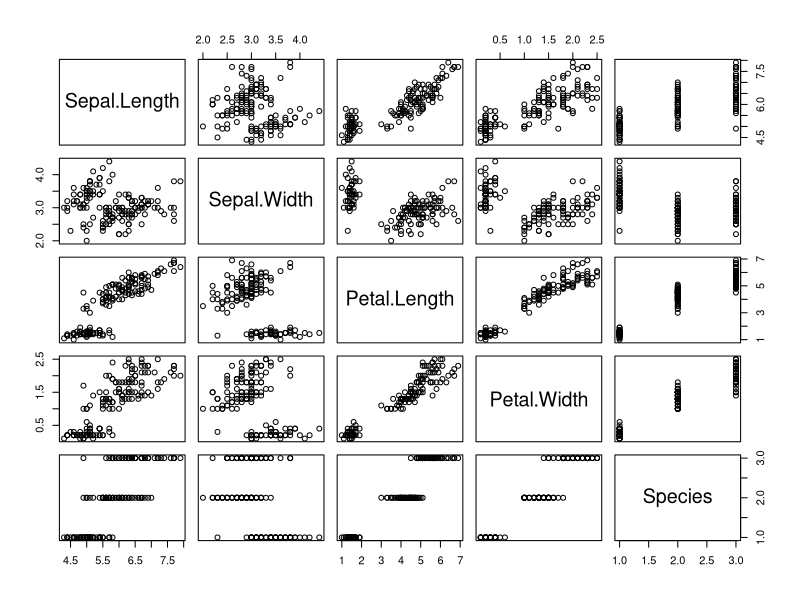
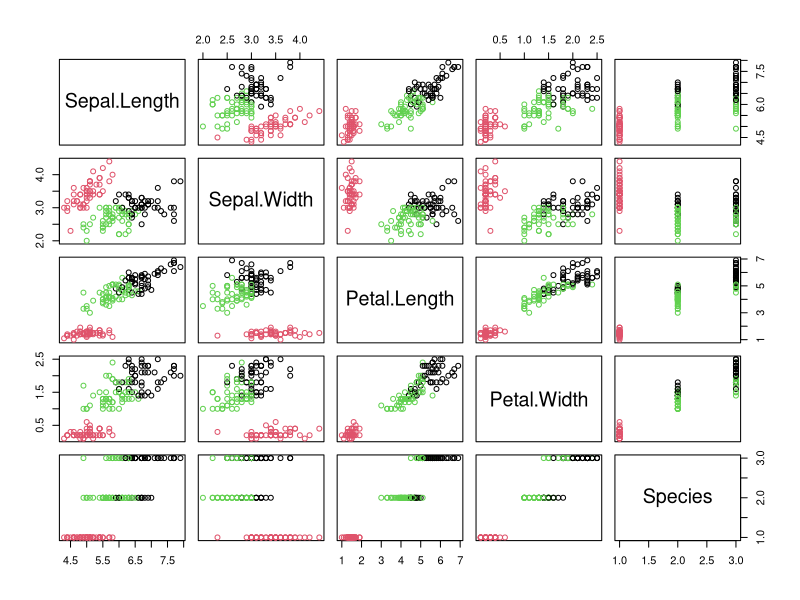
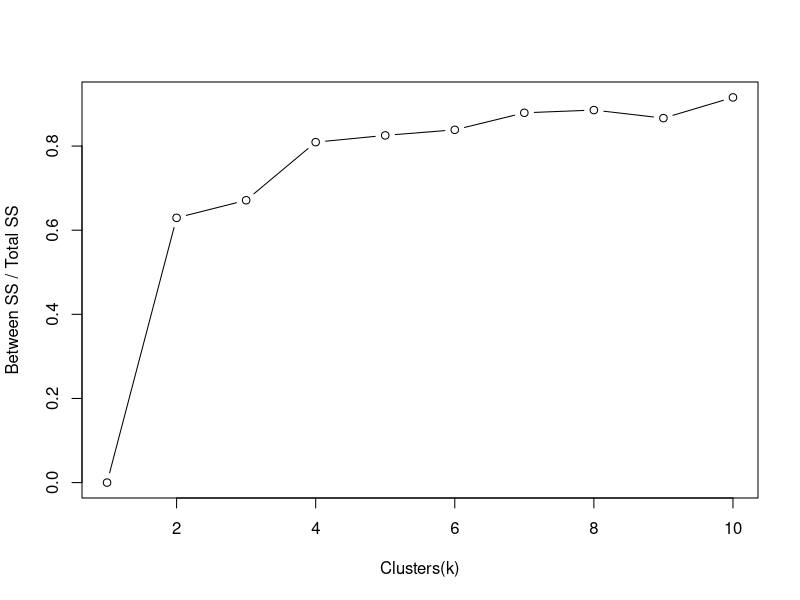
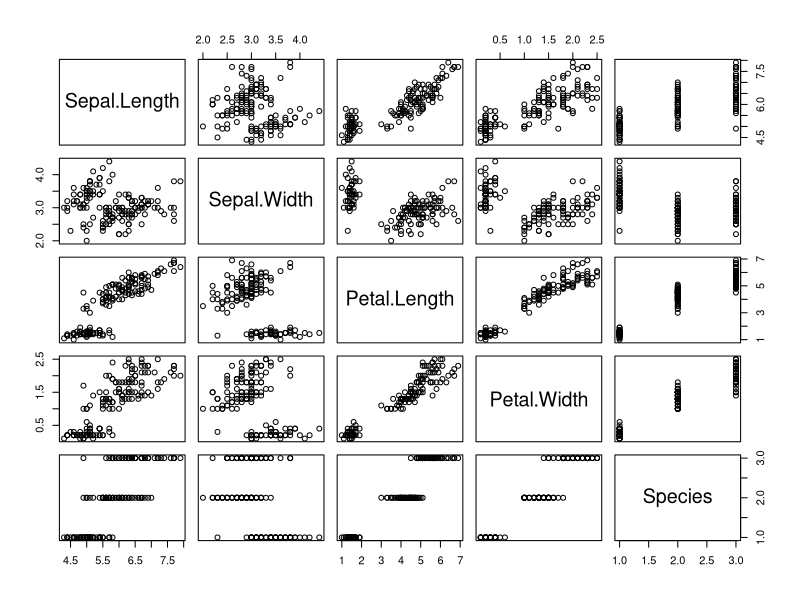
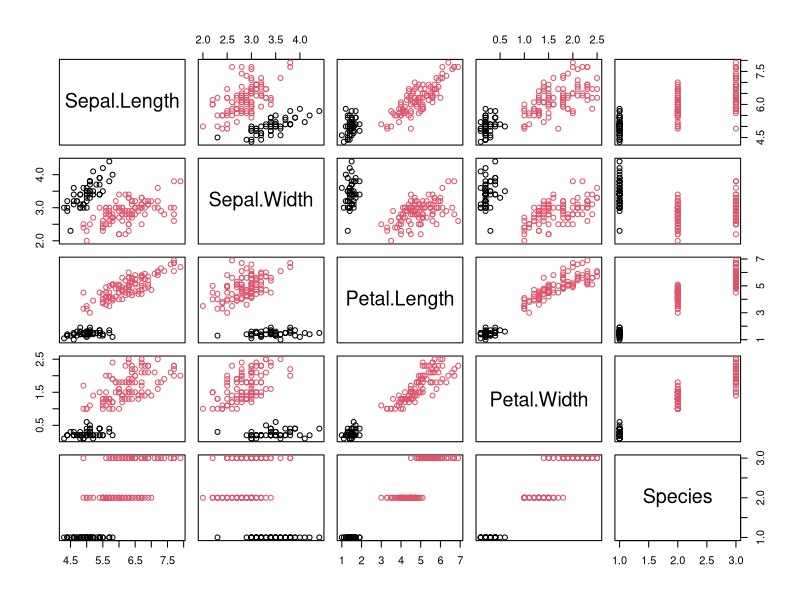
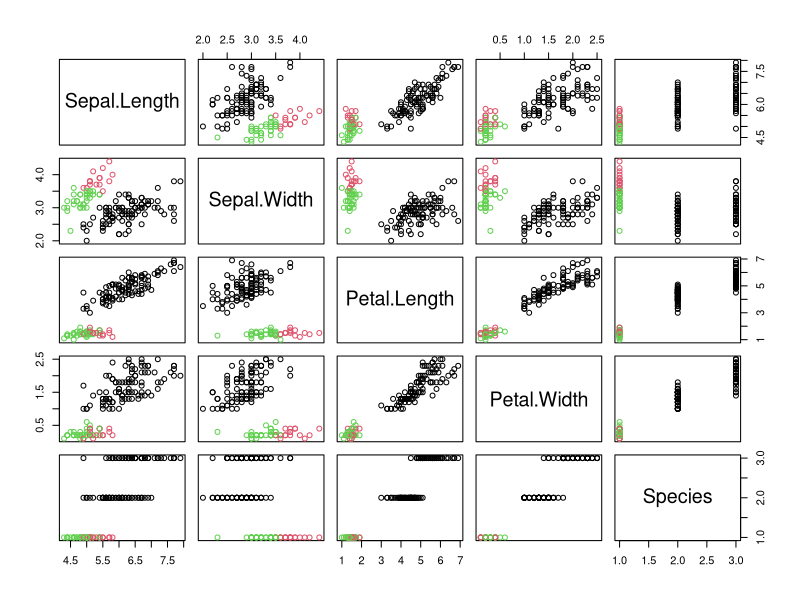
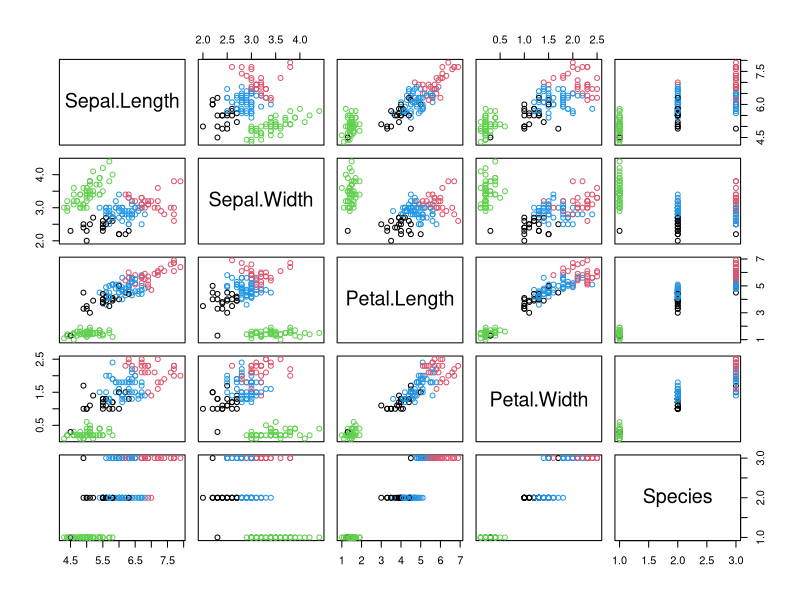
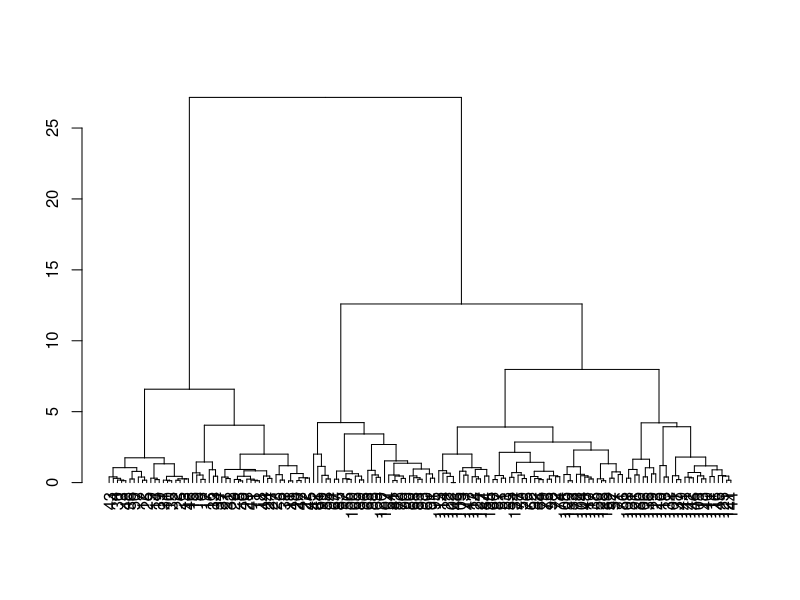

The R source for these figures, in order:
# https://www.youtube.com/watch?v=PX5nSBGB5Tw

data(iris)
plot(iris)

# SCALE DATA
irisScaled <- scale(iris[, -5])

# K-MEANS CLUSTERING
## CLUSTERING
fitK <- kmeans(irisScaled, 3)
fitK
str(fitK)
plot(iris, col = fitK$cluster)

## CHOOSING K
k <- list()
for(i in 1:10){
  k[[i]] <- kmeans(irisScaled, i)
}
k

betweenss_totss <- list()
for(i in 1:10){
  betweenss_totss[[i]] <- k[[i]]$betweenss/k[[i]]$totss
}

plot(c(1:10), betweenss_totss, type = "b",
     ylab = "Between SS / Total SS",
     xlab = "Clusters(k)")

for(i in 1:4){
  plot(iris, col = k[[i]]$cluster)
}


# HIERARCHICAL CLUSTERING
d <- dist(irisScaled)
fitH <- hclust(d, "ward.D2")
plot(as.dendrogram(fitH))
plot(fitH)
rect.hclust(fitH, k = 3, border = "red")
clusters <- cutree(fitH, 3)
clusters
plot(iris, col = clusters)


# MODEL-BASED CLUSTERING
library(mclust)
fitM <- Mclust(irisScaled)
fitM
plot(fitM)

# DENSITY-BASED CLUSTERING
install.packages("dbscan")
library(dbscan)
kNNdistplot(irisScaled, k = 3)
abline(h = 0.7, col = "red", lty = 2)
fitD <- dbscan(irisScaled, eps = 0.7, minPts = 5)
fitD
plot(iris, col = fitD$cluster)
